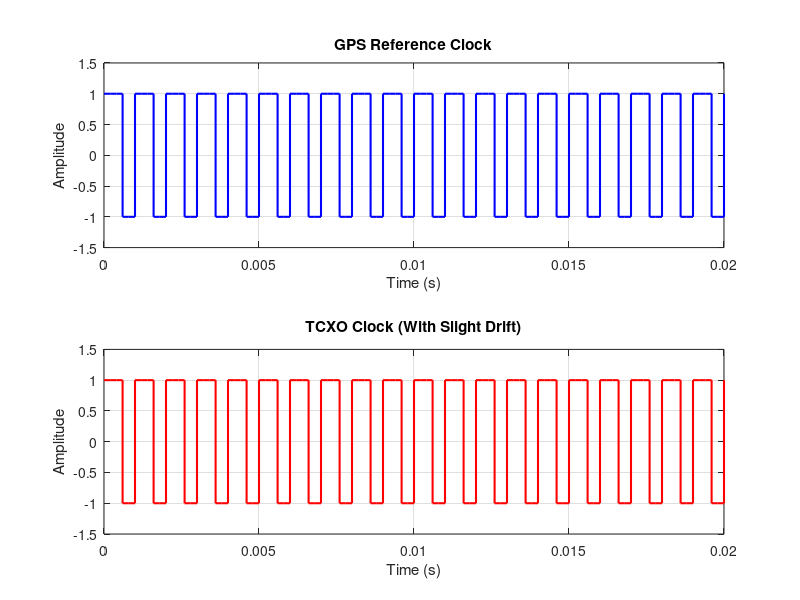

This figure's MATLAB source:
pkg load signal
t = 0:0.0002:0.02;
f_gps = 1e3;
f_tcxo = 1.002e3;

clk_gps = square(2 * pi * f_gps * t);
clk_tcxo = square(2 * pi * f_tcxo * t);

figure;
subplot(2,1,1);
stairs(t, clk_gps, 'b', 'LineWidth', 1.5);
title('GPS Reference Clock');
xlabel('Time (s)');
ylabel('Amplitude');
ylim([-1.5 1.5]);
grid on;

subplot(2,1,2);
stairs(t, clk_tcxo, 'r', 'LineWidth', 1.5);
title('TCXO Clock (With Slight Drift)');
xlabel('Time (s)');
ylabel('Amplitude');
ylim([-1.5 1.5]);
grid on;

